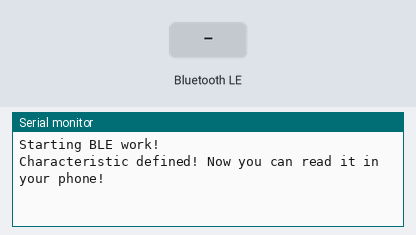
Simulated run of this program. Board: ESP32. Shown: the last lines printed to the serial monitor. Inputs (shaded band) come from the test bench. Nothing arrives over Bluetooth unless stated; a phone connects over Bluetooth LE 3 s after start.

Above: at 1.2 s.
1.3 s: Bluetooth LE write "1" received
At 1.8 s:
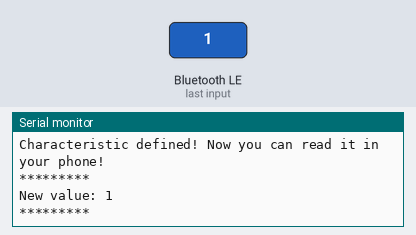
2.8 s: Bluetooth LE write "0" received
At 4.0 s:
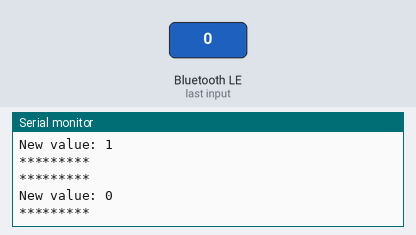
4.3 s: Bluetooth LE write "2" received
At 5.2 s:
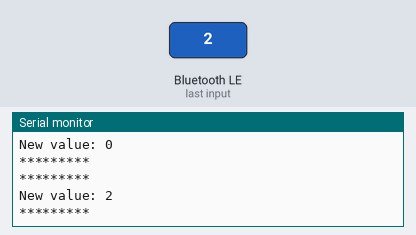

Measured:
- after the input at 1.3 s, the serial monitor: prints a new line at once (image 1)
- after the input at 2.8 s, the serial monitor: prints a new line at once (image 2)
- after the input at 4.3 s, the serial monitor: prints a new line at once (image 3)

The program:

main.cpp
```cpp
/*
    Based on Neil Kolban example for IDF: https://github.com/nkolban/esp32-snippets/blob/master/cpp_utils/tests/BLE%20Tests/SampleServer.cpp
    Ported to Arduino ESP32 by Evandro Copercini
    updates by chegewara
*/

#include <Arduino.h>
#include <BLEDevice.h>
#include <BLEUtils.h>
#include <BLEServer.h>

// See the following for generating UUIDs:
// https://www.uuidgenerator.net/

#define SERVICE_UUID        "4fafc201-1fb5-459e-8fcc-c5c9c331914b"
#define CHARACTERISTIC_UUID "beb5483e-36e1-4688-b7f5-ea07361b26a8"

class MyCallbacks: public BLECharacteristicCallbacks {
    void onWrite(BLECharacteristic *pCharacteristic) {
      std::string value = pCharacteristic->getValue();

      if (value.length() > 0) {
        Serial.println("*********");
        Serial.print("New value: ");
        for (int i = 0; i < value.length(); i++)
          Serial.print(value[i]);

        Serial.println();
        Serial.println("*********");
      }
    }
};

void setup() {
  Serial.begin(115200);
  Serial.println("Starting BLE work!");

  BLEDevice::init("My_ESP32s");
  BLEServer *pServer = BLEDevice::createServer();
  BLEService *pService = pServer->createService(SERVICE_UUID);
  BLECharacteristic *pCharacteristic = pService->createCharacteristic(
                                         CHARACTERISTIC_UUID,
                                         BLECharacteristic::PROPERTY_READ |
                                         BLECharacteristic::PROPERTY_WRITE
                                       );

  pCharacteristic->setValue("I am right here!");
  pCharacteristic->setCallbacks(new MyCallbacks());
  pService->start();
  // BLEAdvertising *pAdvertising = pServer->getAdvertising();  // this still is working for backward compatibility
  BLEAdvertising *pAdvertising = BLEDevice::getAdvertising();
  pAdvertising->addServiceUUID(SERVICE_UUID);
  pAdvertising->setScanResponse(true);
  pAdvertising->setMinPreferred(0x06);  // functions that help with iPhone connections issue
  pAdvertising->setMinPreferred(0x12);
  BLEDevice::startAdvertising();
  Serial.println("Characteristic defined! Now you can read it in your phone!");
}

void loop() {
  // put your main code here, to run repeatedly:
  delay(2000);
}
```
